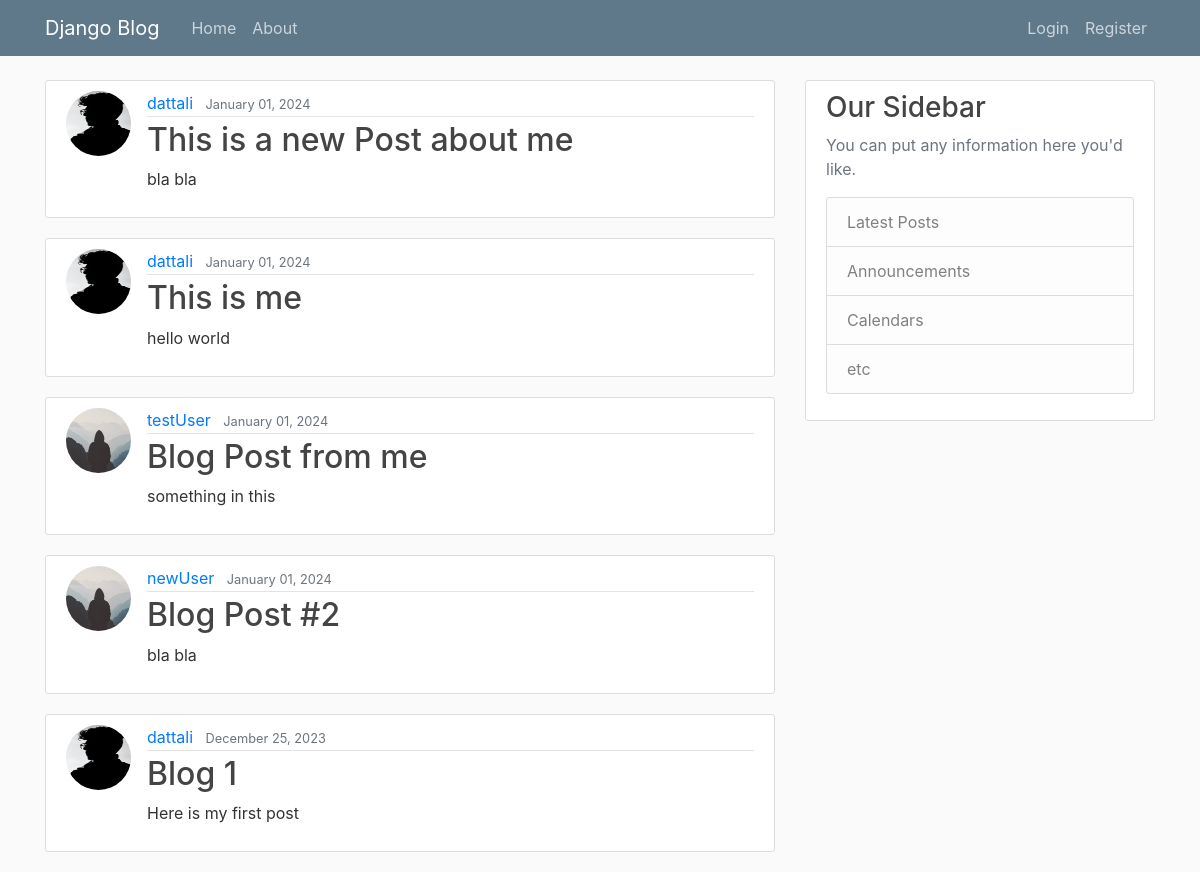
Before: / with the older database file.
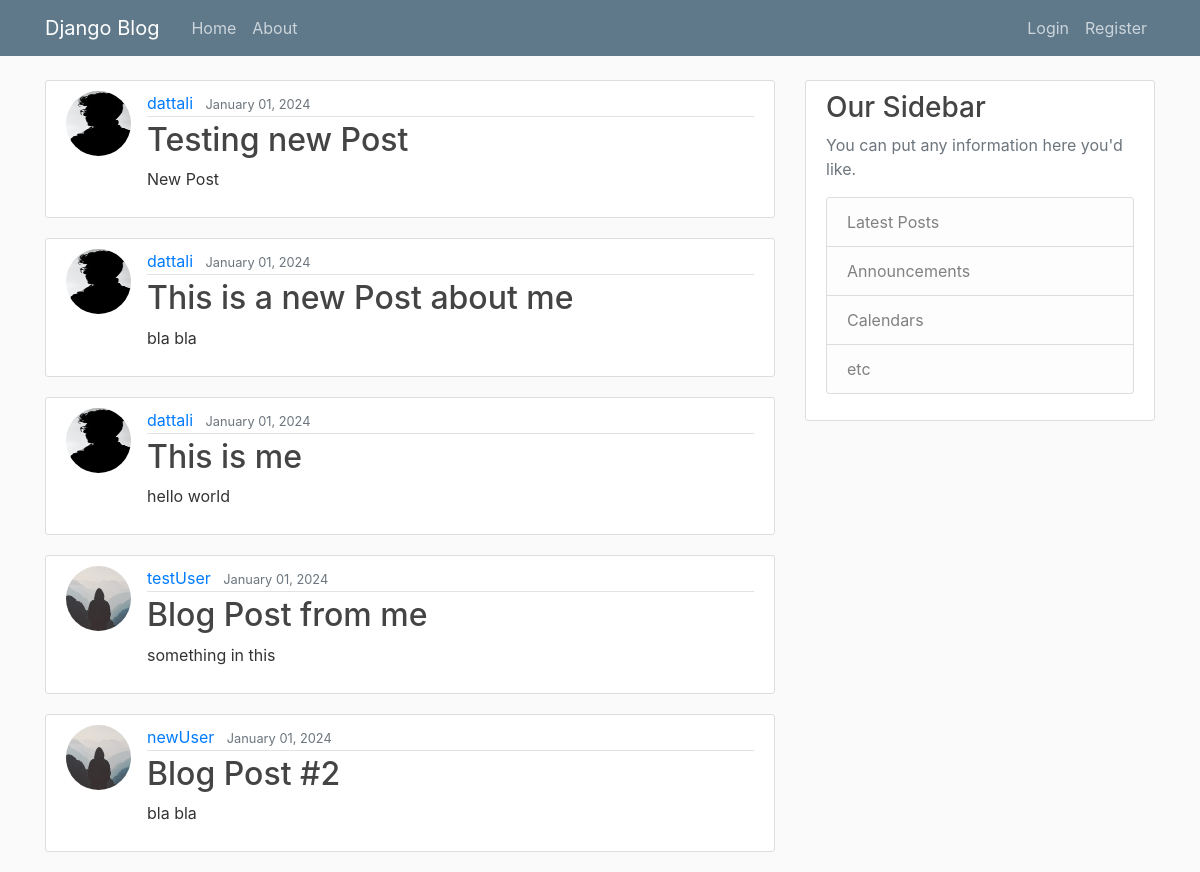
After: the same page with the newer database file.
### blog/models.py (models this page shows, shortened)
class Post(models.Model):
    title = models.CharField(max_length=100)
    content = models.TextField()
    date_posted = models.DateTimeField(default=timezone.now)
    author = models.ForeignKey(User, on_delete=models.CASCADE)

### users/models.py (models this page shows, shortened)
class Profile(models.Model):
    user = models.OneToOneField(User, on_delete=models.CASCADE)
    image = models.ImageField(default='default.jpg', upload_to='profile_pics')

### blog/views.py (the view)
# urls.py: path('', PostListView.as_view(), name='blog-home'),
class PostListView(ListView):
    model = Post
    template_name = 'blog/home.html'  # <app>/<mode>_<view_type>.html
    context_object_name = 'posts'
    ordering = ['-date_posted']
    paginate_by = 5

### blog/templates/blog/home.html
{% extends "blog/base.html" %}
{% block content %}
    {% for post in posts %}
        <article class="media content-section">
            <img src="{{ post.author.profile.image.url }}" alt="profile picture" class="rounded-circle article-img">
            <div class="media-body">
                <div class="article-metadata">
                    <a class="mr-2" href="#">{{ post.author }}</a>
                    <small class="text-muted">{{ post.date_posted|date:"F d, Y" }}</small>
                </div>
                <h2><a class="article-title" href="{% url "post-detail" post.id %}">{{ post.title }}</a></h2>
                <p class="article-content">{{ post.content }}</p>
            </div>
        </article>
    {% endfor %}
{% endblock %}

Changed rows visible on the page:
no longer on this page (row unchanged): Post: author.profile.image (picture), author "dattali", date_posted "December 25, 2023", title "Blog 1", content "Here is my first post"
added Post: author.profile.image (picture), author "dattali", date_posted "January 01, 2024", title "Testing new Post", content "New Post"
